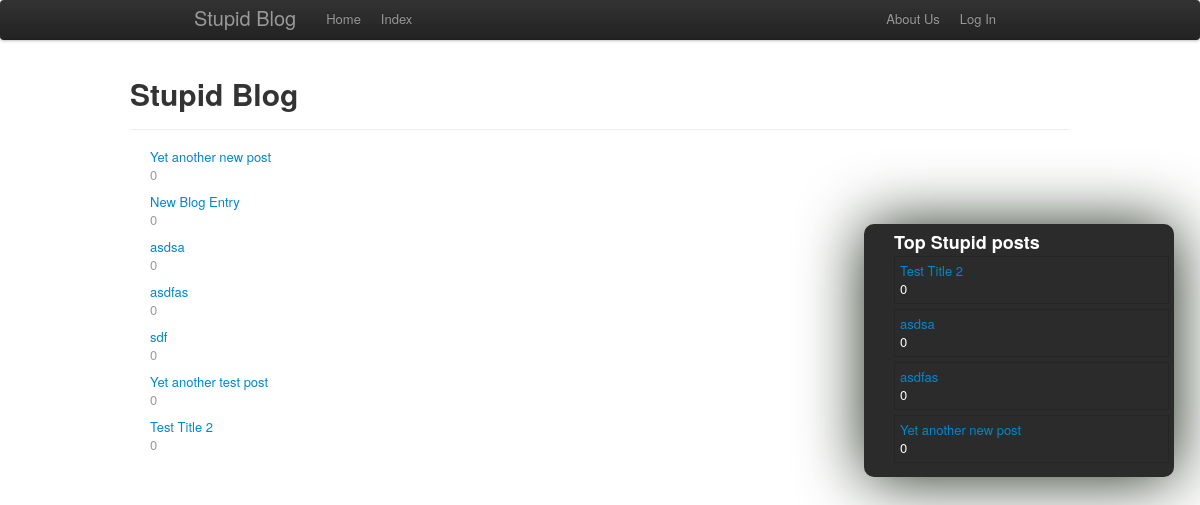
Before: /categories.php with the older database file.
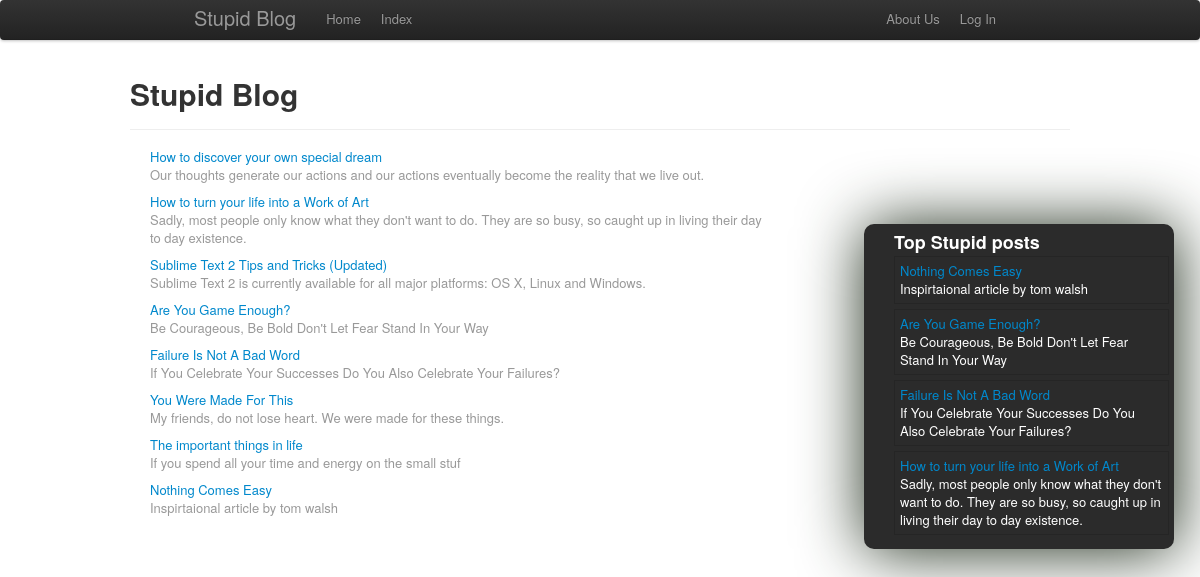
After: the same page with the newer database file.
### tables this page shows
CREATE TABLE IF NOT EXISTS `blog_posts` (
  `id` int(11) NOT NULL AUTO_INCREMENT,
  `title` varchar(255) NOT NULL,
  `post` text NOT NULL,
  `date_posted` date NOT NULL,
  `category` varchar(255) NOT NULL,
  PRIMARY KEY (`id`)
);

### categories.php (the view)
<?php include_once 'assets/includes/_header.php';
	$query = mysql_query("SELECT id,title,category FROM blog_posts ORDER BY id DESC");
	while($row = mysql_fetch_assoc($query)){
		echo "<a href=\"show_blogpost.php?ID=".$row['id']."\">".$row['title']."</a><br>";
		echo "<p class='muted'>".$row['category']."</p>";
	}
	include_once 'assets/includes/_footer.php';
 ?>

### assets/includes/_sidebar.php
<div class="span4 pull-right sidebar">
	<ul class="top-posts">
		<h3>Top Stupid posts</h3>
		<?php
			$query = mysql_query("SELECT id,title,category FROM blog_posts ORDER BY RAND() DESC LIMIT 4") or error_message(mysql_error());
			while($row = mysql_fetch_assoc($query)){
				echo "<div onclick=\"location.href='show_blogpost.php?ID=".$row['id']."'\" style=\"cursor:pointer;\"><li> <a href=\"show_blogpost.php?ID=".$row['id']."\">".$row['title']."</a><br>";
				echo $row['category']."</li></div>";
	}?>
	</ul>
</div>

Changed rows visible on the page:
removed blog_posts: title "Test Title 2", category "0"
removed blog_posts: title "asdsa", category "0"
removed blog_posts: title "asdfas", category "0"
removed blog_posts: title "Yet another new post", category "0"
removed blog_posts: title "New Blog Entry", category "0"
removed blog_posts: title "sdf", category "0"
removed blog_posts: title "Yet another test post", category "0"
added blog_posts: title "Nothing Comes Easy", category "Inspirtaional article by tom walsh"
added blog_posts: title "Are You Game Enough?", category "Be Courageous, Be Bold Don't Let Fear Stand In Your Way"
added blog_posts: title "Failure Is Not A Bad Word", category "If You Celebrate Your Successes Do You Also Celebrate Your Failures?"
added blog_posts: title "How to turn your life into a Work of Art", category "Sadly, most people only know what they don't want to do. They are so busy, so caught up in living their day to day existence."
added blog_posts: title "How to discover your own special dream", category "Our thoughts generate our actions and our actions eventually become the reality that we live out."
added blog_posts: title "Sublime Text 2 Tips and Tricks (Updated)", category "Sublime Text 2 is currently available for all major platforms: OS X, Linux and Windows."
added blog_posts: title "You Were Made For This", category "My friends, do not lose heart. We were made for these things."
added blog_posts: title "The important things in life", category "If you spend all your time and energy on the small stuf"
